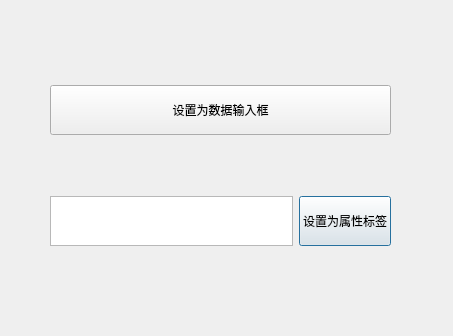
<?xml version="1.0" encoding="UTF-8"?>
<ui version="4.0">
 <class>Dialog</class>
 <widget class="QDialog" name="Dialog">
  <property name="geometry">
   <rect>
    <x>0</x>
    <y>0</y>
    <width>453</width>
    <height>336</height>
   </rect>
  </property>
  <property name="windowTitle">
   <string>Dialog</string>
  </property>
  <property name="styleSheet">
   <string notr="true">QComboBox {
    text-align: center;
}
</string>
  </property>
  <widget class="QWidget" name="layoutWidget">
   <property name="geometry">
    <rect>
     <x>50</x>
     <y>30</y>
     <width>341</width>
     <height>271</height>
    </rect>
   </property>
   <layout class="QVBoxLayout" name="verticalLayout_2">
    <item>
     <layout class="QHBoxLayout" name="horizontalLayout_3">
      <item>
       <widget class="QPushButton" name="pushButton">
        <property name="sizePolicy">
         <sizepolicy hsizetype="Minimum" vsizetype="Fixed">
          <horstretch>0</horstretch>
          <verstretch>0</verstretch>
         </sizepolicy>
        </property>
        <property name="maximumSize">
         <size>
          <width>16777215</width>
          <height>50</height>
         </size>
        </property>
        <property name="focusPolicy">
         <enum>Qt::NoFocus</enum>
        </property>
        <property name="text">
         <string>设置为数据输入框</string>
        </property>
       </widget>
      </item>
     </layout>
    </item>
    <item>
     <layout class="QHBoxLayout" name="horizontalLayout">
      <item>
       <widget class="QTextEdit" name="textEdit">
        <property name="sizePolicy">
         <sizepolicy hsizetype="Expanding" vsizetype="Fixed">
          <horstretch>0</horstretch>
          <verstretch>0</verstretch>
         </sizepolicy>
        </property>
        <property name="maximumSize">
         <size>
          <width>16777215</width>
          <height>50</height>
         </size>
        </property>
        <property name="font">
         <font>
          <pointsize>15</pointsize>
         </font>
        </property>
       </widget>
      </item>
      <item>
       <widget class="QPushButton" name="pushButton_2">
        <property name="maximumSize">
         <size>
          <width>16777215</width>
          <height>50</height>
         </size>
        </property>
        <property name="focusPolicy">
         <enum>Qt::NoFocus</enum>
        </property>
        <property name="text">
         <string>设置为属性标签</string>
        </property>
        <property name="default">
         <bool>true</bool>
        </property>
       </widget>
      </item>
     </layout>
    </item>
   </layout>
  </widget>
 </widget>
 <tabstops>
  <tabstop>textEdit</tabstop>
  <tabstop>pushButton_2</tabstop>
  <tabstop>pushButton</tabstop>
 </tabstops>
 <resources/>
 <connections>
  <connection>
   <sender>pushButton</sender>
   <signal>clicked()</signal>
   <receiver>Dialog</receiver>
   <slot>close()</slot>
   <hints>
    <hint type="sourcelabel">
     <x>213</x>
     <y>95</y>
    </hint>
    <hint type="destinationlabel">
     <x>231</x>
     <y>-6</y>
    </hint>
   </hints>
  </connection>
  <connection>
   <sender>pushButton_2</sender>
   <signal>clicked()</signal>
   <receiver>Dialog</receiver>
   <slot>close()</slot>
   <hints>
    <hint type="sourcelabel">
     <x>346</x>
     <y>238</y>
    </hint>
    <hint type="destinationlabel">
     <x>279</x>
     <y>-12</y>
    </hint>
   </hints>
  </connection>
 </connections>
</ui>
